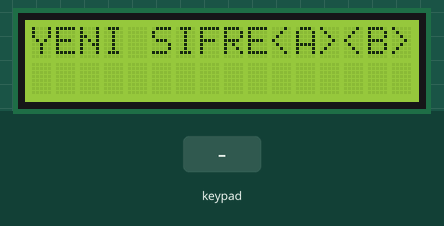
The sketch below on a simulated Arduino Uno, built with avr-gcc and run on an emulated ATmega328P. On the bench: 16×2 character LCD. The test bench sets the inputs (shaded band).

Above: at 1.4 s.
1.5 s: keypad keys 5 4 3 2 # pressed 0.4 s apart
At 2.1 s:
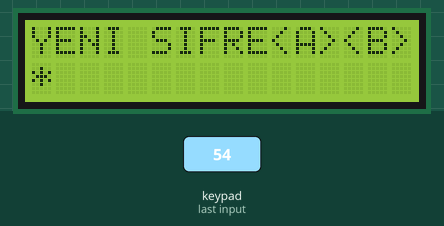
At 4.5 s:
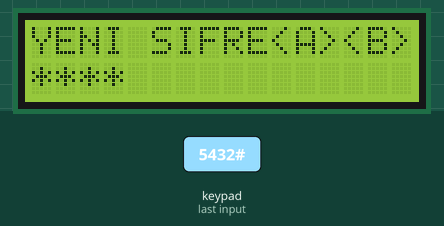
Timing chart, 0 to 6.0 s (numbered marks = the images above; inputs shaded):
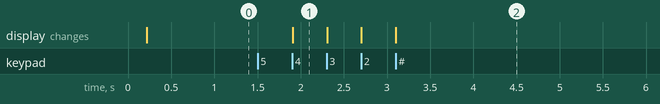

The sketch:

Keypad3.ino
```cpp
#include <Servo.h>
#include <LiquidCrystal.h>
#include <EEPROM.h>
#include <Keypad.h>

LiquidCrystal lcd(10,11,A2,A3,A4,A5);
Servo motor;


/*=======KEYPAD AYARI=============*/
const byte ROWS = 4;
const byte COLS = 4;
char keys[ROWS][COLS] = {
  {'7','8','9','A'},
  {'4','5','6','B'},
  {'1','2','3','C'},
  {'S','0','#','D'}
  };
byte rowPins[ROWS] = {5,4,3,2};
byte colPins[COLS] = {6, 7, 8, 9};

Keypad keypad = Keypad( makeKeymap(keys), rowPins, colPins, ROWS, COLS );
/*=======KEYPAD AYARI=============*/
char kaliciSifre[4],girilenSifre[4];
int i=0;
char okunan[4];
bool durum;
void setup() {
  lcd.begin(16,2);
  lcd.print("HOSGELDINIZ");
  delay(150);
  lcd.clear();
  lcd.print("YENI SIFRE<A><B>");

}

void loop() {
  char key = keypad.getKey();
  if(key){
    if(key=='A'){
      durum=0;
      lcd.clear();
      lcd.setCursor(0,0);
      lcd.print("YENI SIFRE");
      }
      while(durum==0){
        char key = keypad.getKey();
        if(key){
        if(i<4){
      if(key!='A'&& key!='B'&& key!='C'&& key!='D'){
        kaliciSifre[i]=key;
        lcd.setCursor(i,1);
        lcd.print("*");
        i++;
      }
    }
  }
 }


    if(key=='D'){
      for(int i=0;i<4;i++){
        EEPROM.write(i,kaliciSifre[i]);
      }
      lcd.clear();
      lcd.print("ok");
    }
  }

}
```

Measured:
- after the input at 1.5 s, the display: changes after 0.41 s (image 1)
